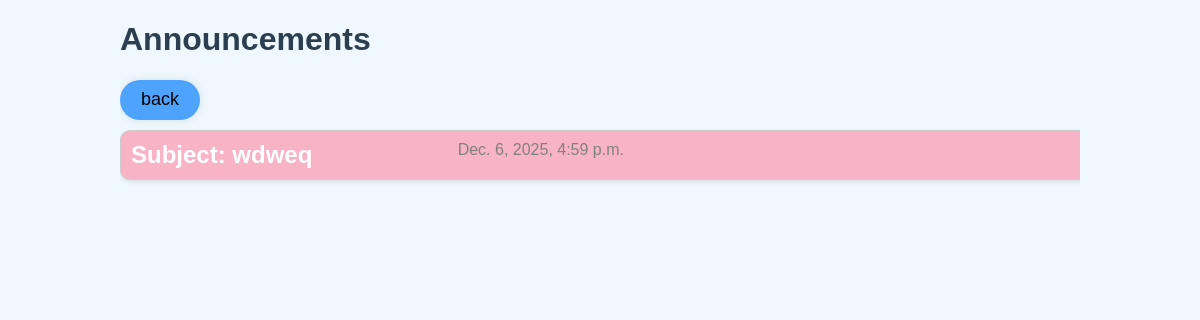
Page /announcements/ on the earlier database version.
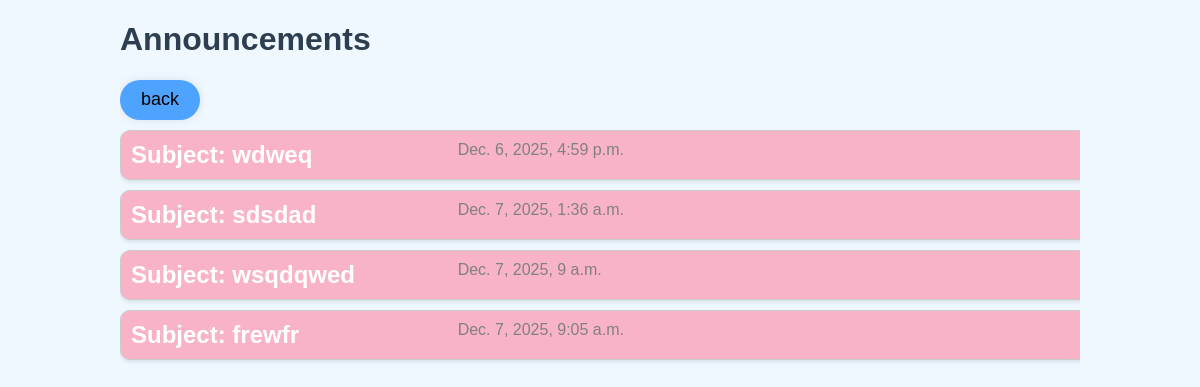
Same page on the later database version.
### announcements/models.py (models this page shows, shortened)
class Announcement(models.Model):
    subject = models.CharField(max_length=200)
    content = models.TextField()
    date_posted = models.DateTimeField(auto_now_add=True)
    photo = models.ImageField(upload_to='announcements/', null=True, blank=True)
    posted_by = models.ForeignKey(User, on_delete=models.SET_NULL, null=True, blank=True, editable=False)

### announcements/views.py (the view)
# urls.py: path('', views.AnnouncementListView.as_view(), name='announcement_list'),
class AnnouncementListView(ListView):
    model = Announcement
    template_name = 'announcements.html'  # Template for the main list
    context_object_name = 'announcements'

### announcements/templates/announcements.html (shortened to what this page needs)
{% load static %}
<!DOCTYPE html>
<html lang="en">
<head>
    <link rel="stylesheet" href="{% static 'css/ANStyle.css' %}">
</head>
<body>
<div class="container">
    <header>
        <div class="header-left">
            <h1>Announcements</h1>
            <button name = "backButton" onclick="window.location.href='/'">back</button>
        </div>
    </header>
    {% for announcement in announcements %}
        <div class="announcement-row">
            <a href = "{% url 'announcement_detail' announcement.id %}">
            <span class="subject">Subject: {{ announcement.subject }}</span></a>
            <span class="date">{{ announcement.date_posted }}</span>
        </div>
    {% empty %}
        <p>No announcements found.</p>
    {% endfor %}
</div>
</body>
</html>

### announcements/static/css/ANStyle.css (style rules this page uses)
body { background-color: #f0f8ff; font-family: Arial, sans-serif; margin: 0; padding: 0; }
.container { width: 80%; margin: auto; overflow: hidden; }
.header-left h1 { color: #2c3e50; padding: 0, 0; }
.header-left { justify-items:left; }
.header-left button { width: 80px; height: 40px; font-size: 1em; cursor: pointer; background: #4ea3ff; border: none; outline: none; border-radius: 40px; box-shadow: 0 0 10px rgba(0,0,0,0.1); font-size: 18px; }
.announcement-row { background-color: #f9b3c7; border: 1px solid #ddd; margin: 10px auto; width: 100%; box-shadow: 0 2px 4px rgba(0, 0, 0, 0.1); border-radius: 10px; }
.announcement-row { display: grid; grid-template-columns: 1fr 2fr; gap: 10px; border: 1px solid #ccc; padding: 10px; }
.announcement-row .subject { font-weight: bold; }
.announcement-row .subject { font-size: 1.5em; color: #fff; font-weight: bold; }
.announcement-row .date { font-size: 1.0em; color: grey; }
.announcement-row a { text-decoration: none; color: inherit; }

Differences in the rows shown:
added Announcement: subject "sdsdad", date_posted "Dec. 7, 2025, 1:36 a.m."
added Announcement: subject "wsqdqwed", date_posted "Dec. 7, 2025, 9 a.m."
added Announcement: subject "frewfr", date_posted "Dec. 7, 2025, 9:05 a.m."
